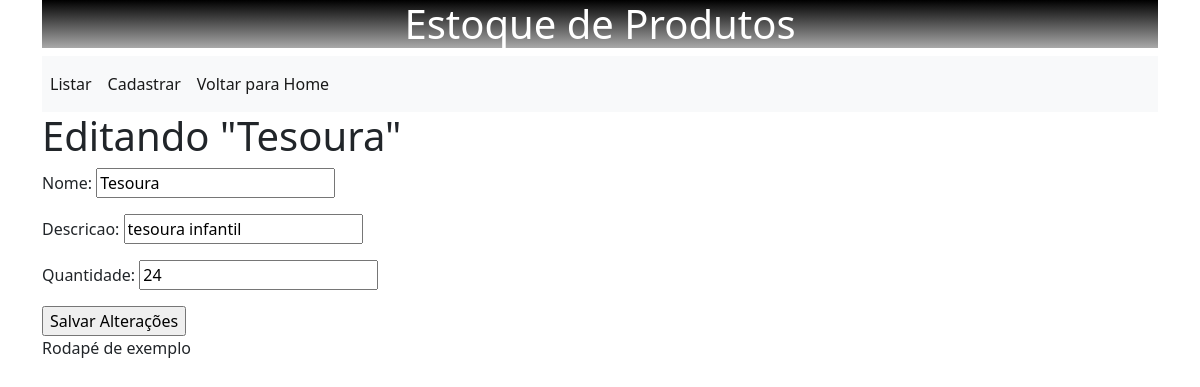
Page /produtos/atualizar/5 on the committed database.
### produtos/models.py (models this page shows, shortened)
class Produtos(models.Model):
    nome = models.CharField(max_length=200)
    descricao = models.CharField(max_length=400)
    quantidade = models.IntegerField()
    data_cadastro = models.DateTimeField(auto_now_add=True)

### produtos/views.py (the view)
# urls.py: path('atualizar/<int:id>', views.atualizar, name='atualizar'),
def atualizar(request, id):
    novo = get_object_or_404(Produtos, pk=id)
    form = ProdForm(instance=novo)
    if(request.method == 'POST'):
        form = ProdForm(request.POST, instance = novo)
        if(form.is_valid()):
            novo.save()
            return redirect('/')
        else:
            return render(request, "produtos/atualizar.html", {'form':form, 'novo': novo})
    else:
        return render(request, "produtos/atualizar.html", {'form':form, 'novo': novo})

### produtos/form.py
class ProdForm(ModelForm):
    class Meta:
        model = Produtos
        fields = ['nome', 'descricao', 'quantidade']

### produtos/templates/produtos/atualizar.html (shortened to what this page needs)
{% extends 'produtos/base.html' %}
{% block content %}
<h1>Editando "{{novo.nome}}"</h1>
<form method="POST">
        <fieldset>
            {{ form.as_p}}
                <input type="submit" name="atualizar"  value="Salvar Alterações">
        </fieldset>
</form>
{% endblock content %}

### rows in the picture
Produtos: nome "Tesoura", descricao "tesoura infantil", quantidade "24"
